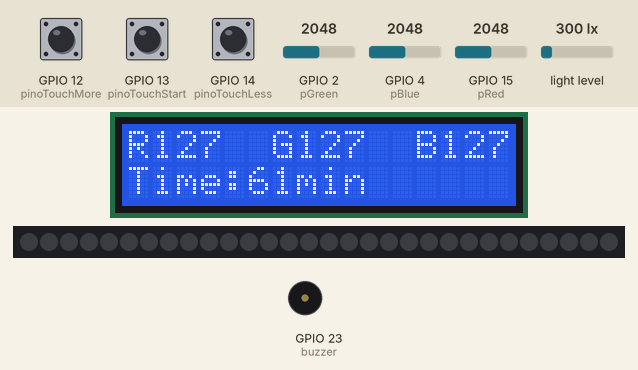
Bench run of a sketch on a simulated ESP32. On the bench: 16×2 character LCD, 30 RGB LEDs in strip order, left to right, buzzer (waves = sounding, pin HIGH). The inputs (shaded band) are chosen by the test bench; at power-on: GPIO 12 (pinoTouchMore) HIGH, GPIO 2 (pGreen) = 2048, GPIO 4 (pBlue) = 2048, GPIO 15 (pRed) = 2048, GPIO 14 (pinoTouchLess) HIGH, GPIO 13 (pinoTouchStart) HIGH, light level 300 lx. What the sketch prints to the serial monitor is not drawn.

Above: at 2.7 s.
2.8 s: GPIO 12 (pinoTouchMore) pulled LOW for 3.2 s
At 6.5 s:
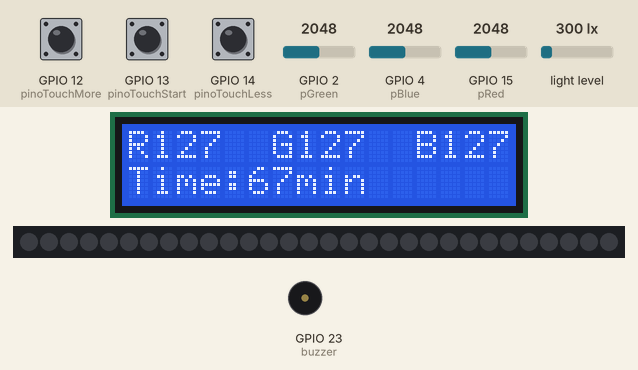
7.5 s: GPIO 2 (pGreen) set to 1400
At 8.8 s:
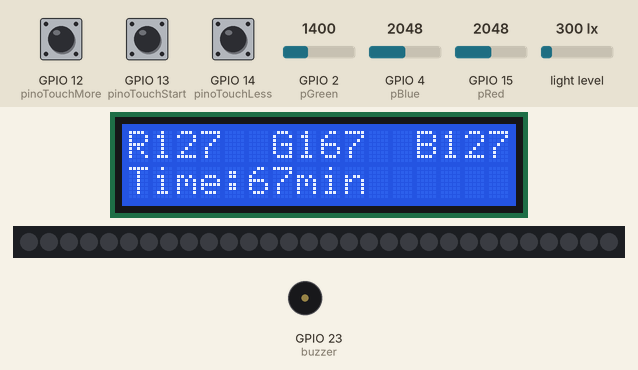
9.5 s: GPIO 4 (pBlue) set to 1400
At 11.0 s:
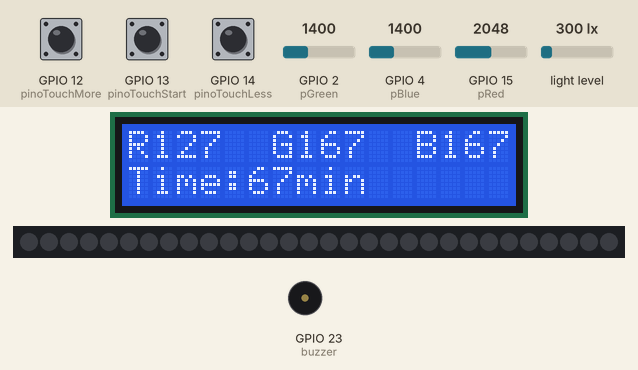
11.3 s: GPIO 15 (pRed) set to 1400
At 13.3 s:
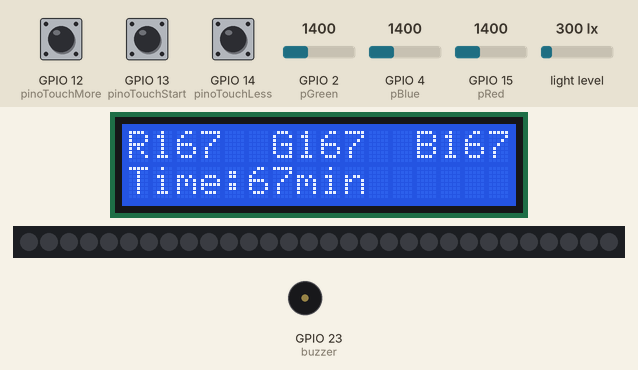
13.6 s: GPIO 14 (pinoTouchLess) pulled LOW for 0.4 s
At 15.5 s:
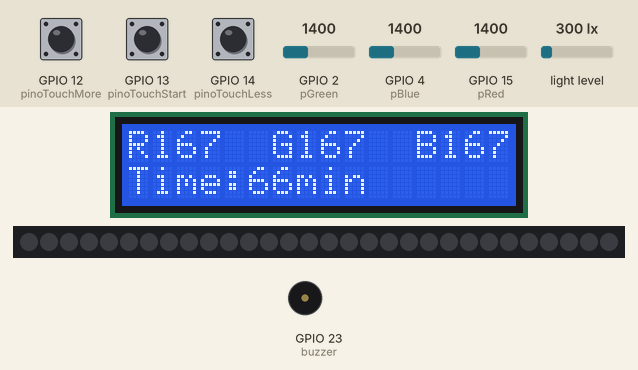
15.9 s: GPIO 12 (pinoTouchMore) pulled LOW for 1 s
At 17.3 s:
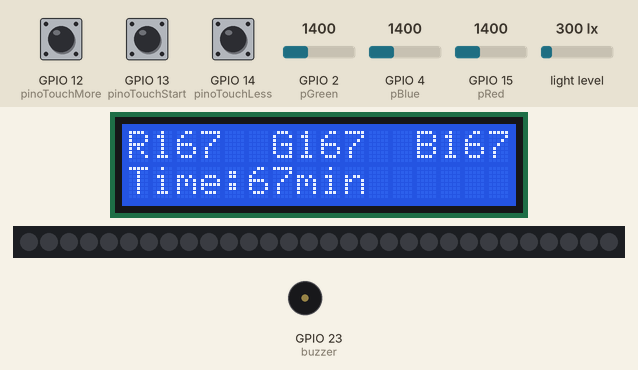
Timing chart, 0 to 18.9 s (numbered marks = the images above; inputs shaded):
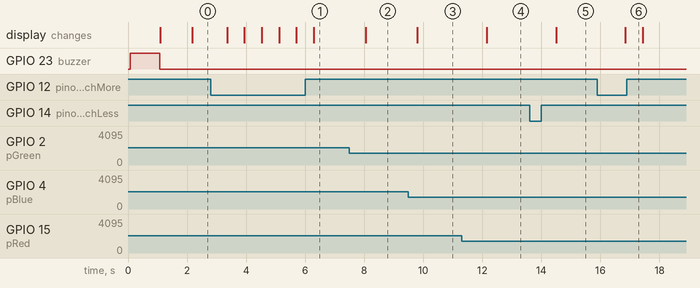

Measured:
- after the input at 2.8 s, the display: first changes after 0.56 s (image 1 shows a later state)
- after the input at 7.5 s, the display: changes after 0.55 s (image 2)
- after the input at 9.5 s, the display: changes after 0.31 s (image 3)
- after the input at 11.3 s, the display: changes after 0.85 s (image 4)
- after the input at 13.6 s, the display: changes after 0.90 s (image 5)
- after the input at 15.9 s, the display: changes after 0.94 s (image 6)

The sketch:

PDT.ino
```cpp
/* PROJETO DESENVOLVIDO POR:
 *  MARCOS DINÍS LAVARDA
 *  ADEMIR LUIZ DO PRADO
 *  GUSTAVO DA PAZ
 *
 *  UNIVERSIDADE FEDERAL DO PARANÁ
 *  UNIVERSIDADE TECNOLÓGICA FEDERAL DO PARANÁ
 *  INSTITUTO FEDERAL DO PARANÁ
 *
 *  PINAGEM DO PHOTODYNAMIC THERAPY
 *
 * Display LCD I2C: SDA GPIO21
 *                  SCL GPIO22
 *
 * Potenciômetros: pRed  GPIO15
 *                 pGreen  GPIO2
 *                 pBlue GPIO4
 *
 * pinoTouchStart 13  	//Botão de Click
 * pinoTouchLess 12  	//-
 * pinoTouchMore 14  	//+
 *
 * Fita de Led WS1228b: leds GPIO5
 *
 * Sensor de Lux BH1750FVI:  SDA GPIO21
 *                           SCL GPIO22
 *
 * Buzzer: GPIO23
 *
 */

/*INCLUSÃO DE BIBLIOTECAS*/
#include <Wire.h>
#include <LiquidCrystal_I2C.h>

#include <Adafruit_Sensor.h>
#include <Adafruit_TSL2561_U.h>

#include <Adafruit_NeoPixel.h>
#ifdef __AVR__
#include <avr/power.h> // Required for 16 MHz Adafruit Trinket
#endif

LiquidCrystal_I2C lcd(0x27, 16, 2);

void displaySensorDetails();
void configureSensor();

Adafruit_TSL2561_Unified tsl = Adafruit_TSL2561_Unified(TSL2561_ADDR_FLOAT, 12345);

/*DEFINIÇÃO DE PINOS*/

//Pinos Ajustes Intensidade de cada cor de LED
#define pRed 15 //Potenciômetro Vermelho
#define pGreen 2  //Potenciômetro Verde
#define pBlue 4 //Potenciômetro Azul

#define pLeds 5 //Pino dos Leds
#define NUMPIXELS 30 // número de leds
Adafruit_NeoPixel pixels(NUMPIXELS, pLeds, NEO_GRB + NEO_KHZ800);

//Pinos de Ajuste de Menu
#define pinoTouchStart 13  //Botão de Click
#define pinoTouchLess 14  //menos-
#define pinoTouchMore 12  //mais+

#define buzzer 23  //buzzer

/*CRIAÇÃO E INICIALIZAÇÃO DE VARIÁVEIS*/
byte ajusteRed = 0; //ajuste da intensidade da cor Vermelha
byte ajusteGreen = 0;  //ajuste da intensidade da cor Verde
byte ajusteBlue = 0;   //ajuste da intensidade da cor Azul
byte operaRed = 0; //intensidade de operação da cor Vermelha
byte operaGreen = 0;  //intensidade de operação da cor Verde
byte operaBlue = 0;   //intensidade de operação da cor Azul


//variáveis do encoder rotativo
int contPosicao = 0; //conta posições
int posicaoAnt; //registro de última posição
int verificaGiro; //armazena leitura do pino CLK de giro
boolean verificaSentido; //verifica o sentido de giro horário/anti-horário do encoder

//variáveis de configuração e operação
unsigned int tempo = 61; //valor inicial do tempo que aparece no display
unsigned int tempo_inicial = 60;
byte menu = 0; //0-menu de configuração | 1-exibe operação | 2-Finalizou processo
int leitura_lux = 0; //leitura do sensor em lux
double leitura_joule = 0; //leitura do sensor em Joule/cm^2
unsigned int tempo_decorrido = 0; //tempo em minutos

bool flagI2C = false; //I2C compartilhado entre sensor lux e LCD

bool flagTempo = LOW; //1 em funcionamento, 0 desligado

//Inicia a fila tarefas
QueueHandle_t fila;
int tamanhodafila = 50;

/*CONFIGURAÇÕES*/

void setup()
{
  //inicia Comunicação Serial
  Serial.begin(115200);

  //inicia Display LCD
  lcd.begin ();
  lcd.backlight();
  lcd.setCursor(0,0);
  lcd.print("Starting...");
  lcd.setCursor(0,1);

  //Configura Pino de Buzzer
  pinMode(buzzer, OUTPUT);
  digitalWrite(buzzer, HIGH);
  delay(1000);
  digitalWrite(buzzer, LOW);

  //Configura Pinos de Ajuste do Led
  pinMode(pRed, INPUT);
  pinMode(pGreen, INPUT);
  pinMode(pBlue, INPUT);

  //Configura e inicializa Leds
  #if defined(__AVR_ATtiny85__) && (F_CPU == 16000000)
    clock_prescale_set(clock_div_1);
  #endif
  pixels.begin();
  pixels.clear(); // desliga os leds

  //Configura Sensor de Lux TSL2561
  //use tsl.begin() to default to Wire,
  //tsl.begin(&Wire2) directs api to use Wire2, etc.
  if(!tsl.begin())
  {
    Serial.print("Erro na detecção do sensor de lux TSL2561, checar o endereçamento");
         for(int i=0;i<6;i++)
        {
          digitalWrite(buzzer,HIGH);
          delay(300);
          digitalWrite(buzzer,LOW);
          delay(300);
        }
  }
  displaySensorDetails();
  configureSensor();

   xTaskCreatePinnedToCore
  (
    TarefaLeLux,  /* Tarefa ou Função  */
    "TarefaLeLux",/* Nome da Tarefa ou Função  */
    10000,            /* Tamanho da Pilha  */
    NULL,             /* Parâmetro de Entrada  */
    2,                /* Prioridade da Tarefa  */
    NULL,              /* Identificador da Tarefa  */
    0                 /* Processador da Tarefa - 0 ou 1  */
  );

   xTaskCreatePinnedToCore
  (
    TarefaContaTempo,  /* Tarefa ou Função  */
    "TarefaContaTempo",/* Nome da Tarefa ou Função  */
    10000,            /* Tamanho da Pilha  */
    NULL,             /* Parâmetro de Entrada  */
    2,                /* Prioridade da Tarefa  */
    NULL,              /* Identificador da Tarefa  */
    1                 /* Processador da Tarefa - 0 ou 1  */
  );

  xTaskCreatePinnedToCore
  (
    TarefaLeAjustes,  /* Tarefa ou Função  */
    "TarefaLeAjustes",/* Nome da Tarefa ou Função  */
    10000,            /* Tamanho da Pilha  */
    NULL,             /* Parâmetro de Entrada  */
    2,                /* Prioridade da Tarefa  */
    NULL,              /* Identificador da Tarefa  */
    0                 /* Processador da Tarefa - 0 ou 1  */
  );

  xTaskCreatePinnedToCore
  (
    TarefaDisplayLCD,  /* Tarefa ou Função  */
    "TarefaDisplayLCD",/* Nome da Tarefa ou Função  */
    10000,            /* Tamanho da Pilha  */
    NULL,             /* Parâmetro de Entrada  */
    2,                /* Prioridade da Tarefa  */
    NULL,              /* Identificador da Tarefa  */
    1                 /* Processador da Tarefa - 0 ou 1  */
  );

  xTaskCreatePinnedToCore
  (
    TarefaAtualizaLeds,  /* Tarefa ou Função  */
    "TarefaAtualizaLeds",/* Nome da Tarefa ou Função  */
    10000,            /* Tamanho da Pilha  */
    NULL,             /* Parâmetro de Entrada  */
    2,                /* Prioridade da Tarefa  */
    NULL,              /* Identificador da Tarefa  */
    1                 /* Processador da Tarefa - 0 ou 1  */
  );

  Serial.println("Setup concluded.");

}

void loop()
{
  delay(5000);
    Serial.println("Running Loop.");
}

void TarefaLeAjustes( void * parameter)
{
  while(1)
  {
    delay(300);
    Serial.println("Task 1 - Read settings.");
    int aux_ajusteRed = analogRead(pRed); //ajuste do Led Vermelho
    int aux_ajusteGreen = analogRead(pGreen);   //ajuste do Led Verde
    int aux_ajusteBlue = analogRead(pBlue);     //ajuste do Led Azul

    ajusteRed = map(aux_ajusteRed, 4095, 0, 0, 255); //ajuste o intervalo para 0-255
    if(ajusteRed<0)ajusteRed=0;if(ajusteRed>255)ajusteRed=255;
    ajusteGreen = map(aux_ajusteGreen, 4095, 0, 0, 255);   //ajuste o intervalo para 0-255
    if(ajusteGreen<0)ajusteGreen=0;if(ajusteGreen>255)ajusteGreen=255;
    ajusteBlue = map(aux_ajusteBlue, 4095, 0, 0, 255);     //ajuste o intervalo para 0-255
    if(ajusteBlue<0)ajusteBlue=0;if(ajusteBlue>255)ajusteBlue=255;

      if(touchRead(pinoTouchMore) < 20)
      {
        Serial.print("Time: ");
        Serial.println(tempo);
        delay(200);
        if(tempo<1440)tempo++;
     }
      if(touchRead(pinoTouchLess) < 20)
      {
        Serial.print("Time: ");
        Serial.println(tempo);
        delay(200);
        if(tempo>1)tempo--;

     }
      if(touchRead(pinoTouchStart) < 10)
      {
        delay(300);
        if(touchRead(pinoTouchStart) < 10){
        Serial.print("Start button pressed.");
        menu = 1;
        digitalWrite(buzzer,HIGH);
        delay(1500);
        digitalWrite(buzzer,LOW);
        delay(500);
        }

     }

  delay(5);
  }

  /* Exclui a tarefa atual */
  vTaskDelete( NULL );
}

void TarefaDisplayLCD( void * parameter)
{
  while(1)
  {
    delay(500);
    Serial.println("Task 2 - Display LCD");
    while(flagI2C == true){delay(5);} //se I2C está em uso aguarda
    flagI2C = true;

    if(menu==0)//exibe menu configurações
    {
      lcd.begin();
      //lcd.clear();
      //delay(10);

      //delay(10);
      lcd.setCursor(0,0);
      lcd.print("R");
      lcd.print(ajusteRed);

      //delay(10);
      lcd.setCursor(6,0);
      lcd.print("G");
      lcd.print(ajusteGreen);

      //delay(10);
      lcd.setCursor(12,0);
      lcd.print("B");
      lcd.print(ajusteBlue);


      lcd.setCursor(0,1);
      lcd.print("Time:");
      lcd.print(tempo);
      lcd.print("min");
    }
    else if(menu==1) //exibe tela de operação
    {

      lcd.begin();
      //lcd.clear();
      //delay(10);

      //delay(10);
      lcd.setCursor(0,0);
      lcd.print(leitura_lux);
      lcd.print(" lx ");
      lcd.print("T:");
      lcd.print(tempo_decorrido);
      lcd.print("'");

      lcd.setCursor(0,1);
      lcd.print(leitura_joule);
      lcd.print(" J/cm2");
      delay(5000);
    }
    else if(menu==2) //exibe processo concluído
    {
      lcd.begin();
      lcd.setCursor(0,0);
      lcd.print("Finished.");

      lcd.setCursor(0,1);
      lcd.print("Tot:");
      double aux = leitura_joule*tempo_inicial*60/1000;
      lcd.print(aux);
      lcd.print("kJ/cm2");

      while(1){delay(1000);}

    }

    flagI2C = false;

  }
  /* Exclui a tarefa atual */
  vTaskDelete( NULL );
}

void TarefaLeLux( void * parameter)
{
  while(1)
  {
    delay(4000);
    while(flagI2C == true){delay(5);} //se I2C está em uso aguarda
    flagI2C = true;

    Serial.println("Task 3 - Read Lux.");
    /* Get a new sensor event */
    sensors_event_t event;
    tsl.getEvent(&event);

    /* Display the results (light is measured in lux) */
    if (event.light)
    {
      Serial.print(event.light);
      Serial.print(" lux - ");
    }
    else
    {
      /* If event.light = 0 lux the sensor is probably saturated
         and no reliable data could be generated! */
      Serial.println("Sensor overload.");
    }

    leitura_lux = event.light; //medição em lux ou lúmens/m^2

    leitura_joule = double(leitura_lux)/10000; //agora temos lúmens/cm^2
    leitura_joule = leitura_joule *683; //agora temos Watts/cm^2 ou J/cm^2.s
    Serial.print(leitura_joule);
    Serial.println(" J/cm^2");
    flagI2C = false;
    delay(1000);
    if(menu==2)
    {
      while(1){delay(1000);}
    }
  }
  vTaskDelete(NULL);
}

void TarefaContaTempo( void * parameter)
{
  while(1)
  {
    Serial.println("Task 4 - Time Account");
    if(menu==0) //menu 0 - configura as cores e tempo
    {
      tempo_decorrido=tempo;
      tempo_inicial = tempo;
      delay(500);
    }
    else if (menu==1) //menu 1 - operação de contagem do tempo regressivo
    {
      delay(60000);
      tempo_decorrido--;
      if(tempo_decorrido<=0)
      {tempo_decorrido=0;
        menu = 2; //encerra o processo
        for(int i=0;i<4;i++)
        {
          digitalWrite(buzzer,HIGH);
          delay(1500);
          digitalWrite(buzzer,LOW);
          delay(500);
        }
        while(1){delay(1000);}
      }
    }
  }
  vTaskDelete(NULL);
}

void TarefaAtualizaLeds( void * parameter)
{
  while(1)
  {
    Serial.println("Task 5 - LEDs");
    if(menu==0) //menu 0 - configura as cores e tempo
    {
       pixels.clear(); //desliga os Leds
       /*for(int i=0; i<NUMPIXELS; i++) {
        pixels.setPixelColor(i, pixels.Color(ajusteRed, ajusteGreen, ajusteBlue));
        pixels.show();   // atualiza a cor dos leds
        delay(30);*/
        operaRed = ajusteRed;
        operaGreen = ajusteGreen;
        operaBlue = ajusteBlue;
      //}
      delay(300);
    }
    else if(menu == 1) //menu 1 - operação com cor dos leds fixa
    {
       for(int i=0; i<NUMPIXELS; i++)
       {
        pixels.setPixelColor(i, pixels.Color(operaGreen, operaBlue, operaRed));
        pixels.show();   // atualiza a cor dos leds
        delay(20);
       }
       while(menu==1){delay(1000);}
    }
    else if(menu == 2) //menu 2 - concluiu o processo
    {
       pixels.clear(); //desliga os Leds
       for(int i=0; i<NUMPIXELS; i++)
       {
        pixels.setPixelColor(i, pixels.Color(0, 0, 0));
        pixels.show();   // atualiza a cor dos leds
        delay(20);
       }
       while(1){delay(1000);}
    }
  }
  vTaskDelete(NULL);
}

//Funções de Configuração de sensor
void displaySensorDetails(void)
{
  sensor_t sensor;
  tsl.getSensor(&sensor);
  Serial.println("------------------------------------");
  Serial.print  ("Sensor:       "); Serial.println(sensor.name);
  Serial.print  ("Driver Ver:   "); Serial.println(sensor.version);
  Serial.print  ("Unique ID:    "); Serial.println(sensor.sensor_id);
  Serial.print  ("Max Value:    "); Serial.print(sensor.max_value); Serial.println(" lux");
  Serial.print  ("Min Value:    "); Serial.print(sensor.min_value); Serial.println(" lux");
  Serial.print  ("Resolution:   "); Serial.print(sensor.resolution); Serial.println(" lux");
  Serial.println("------------------------------------");
  Serial.println("");
  delay(500);
}

void configureSensor(void)
{
  /* You can also manually set the gain or enable auto-gain support */
  // tsl.setGain(TSL2561_GAIN_1X);      /* No gain ... use in bright light to avoid sensor saturation */
  // tsl.setGain(TSL2561_GAIN_16X);     /* 16x gain ... use in low light to boost sensitivity */
  tsl.enableAutoRange(true);            /* Auto-gain ... switches automatically between 1x and 16x */

  /* Changing the integration time gives you better sensor resolution (402ms = 16-bit data) */
  tsl.setIntegrationTime(TSL2561_INTEGRATIONTIME_13MS);      /* fast but low resolution */
  // tsl.setIntegrationTime(TSL2561_INTEGRATIONTIME_101MS);  /* medium resolution and speed   */
  // tsl.setIntegrationTime(TSL2561_INTEGRATIONTIME_402MS);  /* 16-bit data but slowest conversions */

  /* Update these values depending on what you've set above! */
  Serial.println("------------------------------------");
  Serial.print  ("Gain:         "); Serial.println("Auto");
  Serial.print  ("Timing:       "); Serial.println("13 ms");
  Serial.println("------------------------------------");
}
```
